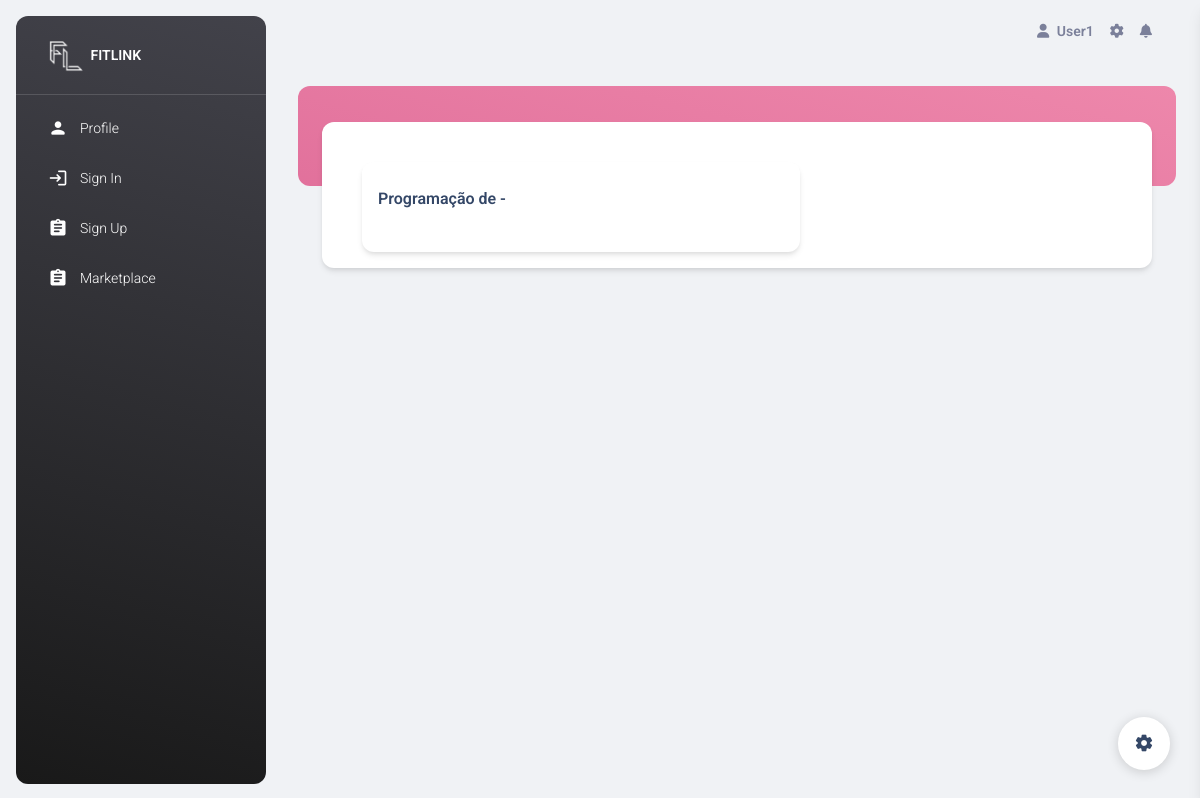
/exerciciosPlano/14/, run on an earlier commit of the app's database.
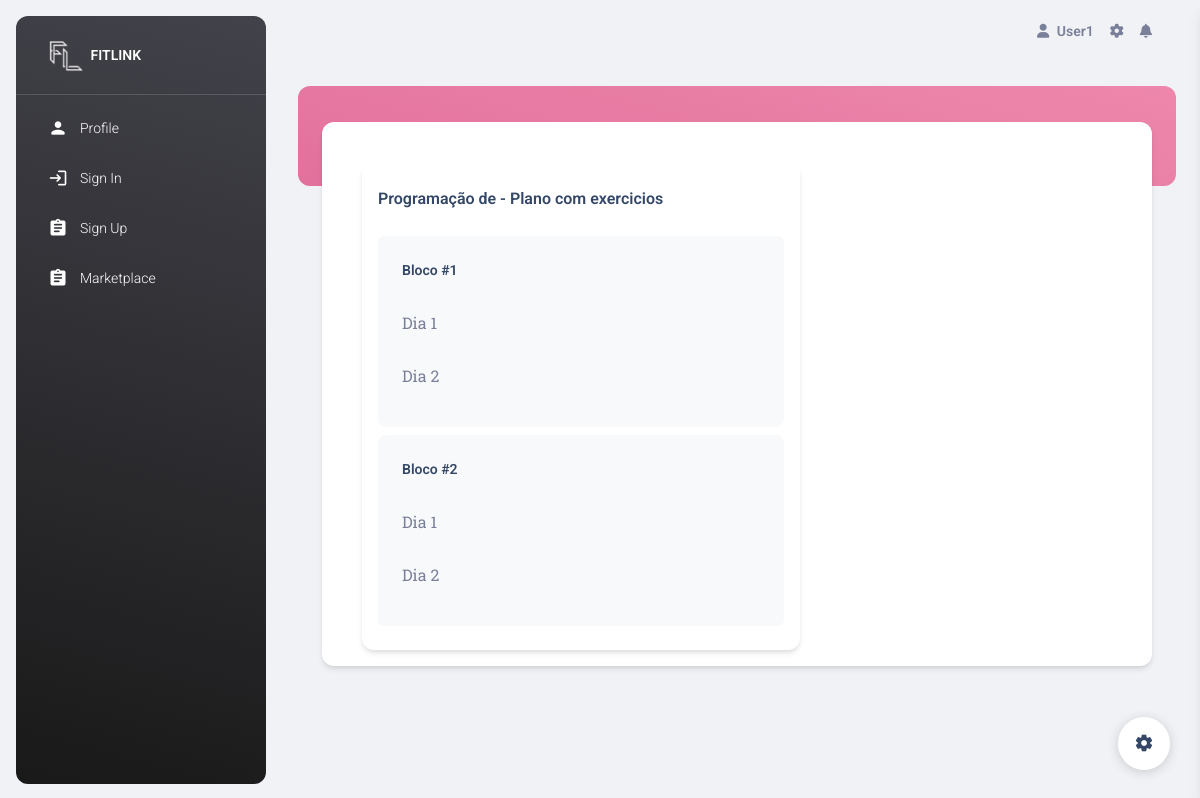
And on a later commit of the database.
### fitlink/models.py (models this page shows, shortened)
class PlanoTreino(models.Model):
    titulo = models.CharField(max_length = 255)
    imagem = models.CharField(max_length=255)
    descricao = models.TextField()
    requisitos = models.TextField()
    tipoPlano = models.ForeignKey(TipoPlano, on_delete=models.CASCADE)
    preco = models.FloatField()
    periodoBloco = models.IntegerField()
    nrBlocos = models.IntegerField()
    refPersonalTrainer = models.ForeignKey(PersonalTrainer, on_delete=models.CASCADE)

### fitlink/views.py (the view)
# urls.py: path('exerciciosPlano/<int:idPlano>/', views.exerciciosPlano, name='exerciciosPlano'),
def exerciciosPlano(request,idPlano):
    exercicios = ExercicioPlano.objects.filter(refPlano=idPlano).all()
    contextExercicio = {}
    for ex in exercicios:
        if(ex.nrBloco not in contextExercicio):
            contextExercicio[ex.nrBloco] = {}
        if(ex.periodoBloco not in contextExercicio[ex.nrBloco]):
                contextExercicio[ex.nrBloco][ex.periodoBloco] = []
        contextExercicio[ex.nrBloco][ex.periodoBloco].append({'exercicio': Exercicio.objects.filter(id=ex.refExercicio.id).first(),'reps': ex.reps, 'sets': ex.sets})
    return render(request,'exerciciosPlano.html',{'plano': PlanoTreino.objects.filter(id=idPlano).first(),'exercicios': contextExercicio })

### fitlink/templates/exerciciosPlano.html (shortened to what this page needs)
{% extends "index.html" %}
{% block content %}
   <div class="container-fluid px-2 px-md-4">
      <div class="card card-body mx-3 mx-md-4 mt-n6">
        <div class="container-fluid px-2 px-md-4">
            <div class="col-md-7 mt-4">
                <div class="card">
                  <div class="card-header pb-0 px-3">
                    <h6 class="mb-0">Programação de - {{plano.titulo}}</h6>
                  </div>
                  <div class="card-body pt-4 p-3">
                    <ul class="list-group" id="blocosGroup">
                      {% for bloco,arr in exercicios.items %}
                      <li class="list-group-item border-0 d-flex p-4 mb-2 bg-gray-100 border-radius-lg">
                        <div class="d-flex flex-column">
                          <h6 class="mb-3 text-sm">Bloco #{{bloco}}</h6>
                          <div class="accordion accordion-flush" id="accordion_{{bloco}}">
                            {% for diaBloco,ex in arr.items %}
                            <div class="accordion-item"  style=" width: 600px;">
                                <h2 class="accordion-header" id="flush-heading{{bloco}}{{diaBloco}}">
                                   <button class="accordion-button collapsed" type="button" data-bs-toggle="collapse" data-bs-target="#flush-collapse{{bloco}}{{diaBloco}}" aria-expanded="false" aria-controls="flush-collapse{{bloco}}{{diaBloco}}">
                                        Dia {{diaBloco}}</button>
                                </h2>
                            </div>
                           {% endfor %}
                        </div>
                        </div>
                      </li>
                      {% endfor %}
                    </ul>
                  </div>
                </div>
              </div>
        </div>
      </div>
      </div>
  {% endblock %}

What changed in the data, as far as the page shows it:
added PlanoTreino: titulo "Plano com exercicios"
Also different on the page:
new list line: "Bloco # 1 Dia 1 Dia 2"
new list line: "Bloco # 2 Dia 1 Dia 2"
